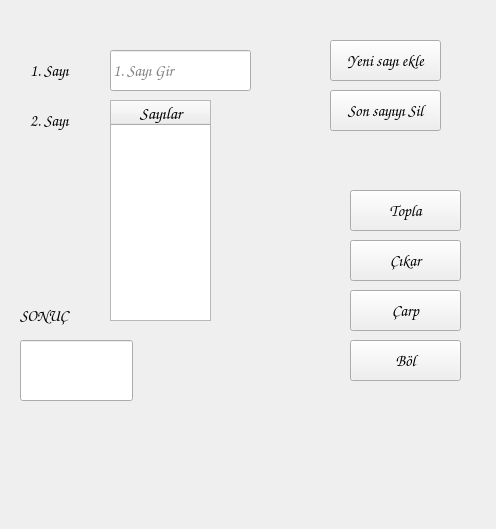
<?xml version="1.0" encoding="UTF-8"?>
<ui version="4.0">
 <class>Form</class>
 <widget class="QWidget" name="Form">
  <property name="geometry">
   <rect>
    <x>0</x>
    <y>0</y>
    <width>496</width>
    <height>529</height>
   </rect>
  </property>
  <property name="font">
   <font>
    <family>Comic Sans MS</family>
    <pointsize>12</pointsize>
   </font>
  </property>
  <property name="windowTitle">
   <string>Form</string>
  </property>
  <widget class="QPushButton" name="btn_topla">
   <property name="geometry">
    <rect>
     <x>350</x>
     <y>190</y>
     <width>111</width>
     <height>41</height>
    </rect>
   </property>
   <property name="text">
    <string>Topla</string>
   </property>
  </widget>
  <widget class="QPushButton" name="btn_cikar">
   <property name="geometry">
    <rect>
     <x>350</x>
     <y>240</y>
     <width>111</width>
     <height>41</height>
    </rect>
   </property>
   <property name="text">
    <string>Çıkar</string>
   </property>
  </widget>
  <widget class="QLineEdit" name="txt_sayi1">
   <property name="geometry">
    <rect>
     <x>110</x>
     <y>50</y>
     <width>141</width>
     <height>41</height>
    </rect>
   </property>
   <property name="alignment">
    <set>Qt::AlignmentFlag::AlignLeading|Qt::AlignmentFlag::AlignLeft|Qt::AlignmentFlag::AlignVCenter</set>
   </property>
   <property name="placeholderText">
    <string>1. Sayı Gir</string>
   </property>
  </widget>
  <widget class="QLabel" name="label">
   <property name="geometry">
    <rect>
     <x>30</x>
     <y>60</y>
     <width>71</width>
     <height>21</height>
    </rect>
   </property>
   <property name="text">
    <string>1. Sayı</string>
   </property>
  </widget>
  <widget class="QLabel" name="label_2">
   <property name="geometry">
    <rect>
     <x>30</x>
     <y>110</y>
     <width>61</width>
     <height>21</height>
    </rect>
   </property>
   <property name="text">
    <string>2. Sayı</string>
   </property>
  </widget>
  <widget class="QLabel" name="label_sonuc">
   <property name="geometry">
    <rect>
     <x>20</x>
     <y>300</y>
     <width>71</width>
     <height>31</height>
    </rect>
   </property>
   <property name="text">
    <string>SONUÇ</string>
   </property>
  </widget>
  <widget class="QPushButton" name="btn_carp">
   <property name="geometry">
    <rect>
     <x>350</x>
     <y>290</y>
     <width>111</width>
     <height>41</height>
    </rect>
   </property>
   <property name="text">
    <string>Çarp</string>
   </property>
  </widget>
  <widget class="QPushButton" name="btn_bol">
   <property name="geometry">
    <rect>
     <x>350</x>
     <y>340</y>
     <width>111</width>
     <height>41</height>
    </rect>
   </property>
   <property name="text">
    <string>Böl</string>
   </property>
  </widget>
  <widget class="QLineEdit" name="lineSonuc">
   <property name="geometry">
    <rect>
     <x>20</x>
     <y>340</y>
     <width>113</width>
     <height>61</height>
    </rect>
   </property>
  </widget>
  <widget class="QPushButton" name="btn_yeni_sayi">
   <property name="geometry">
    <rect>
     <x>330</x>
     <y>40</y>
     <width>111</width>
     <height>41</height>
    </rect>
   </property>
   <property name="text">
    <string>Yeni sayı ekle</string>
   </property>
  </widget>
  <widget class="QPushButton" name="btn_son_sayi_kaldir">
   <property name="geometry">
    <rect>
     <x>330</x>
     <y>90</y>
     <width>111</width>
     <height>41</height>
    </rect>
   </property>
   <property name="text">
    <string>Son sayıyı Sil</string>
   </property>
  </widget>
  <widget class="QTableWidget" name="tbl_sayilar">
   <property name="geometry">
    <rect>
     <x>110</x>
     <y>100</y>
     <width>101</width>
     <height>221</height>
    </rect>
   </property>
   <column>
    <property name="text">
     <string>Sayılar</string>
    </property>
    <property name="font">
     <font>
      <pointsize>13</pointsize>
     </font>
    </property>
   </column>
  </widget>
 </widget>
 <resources/>
 <connections/>
</ui>
